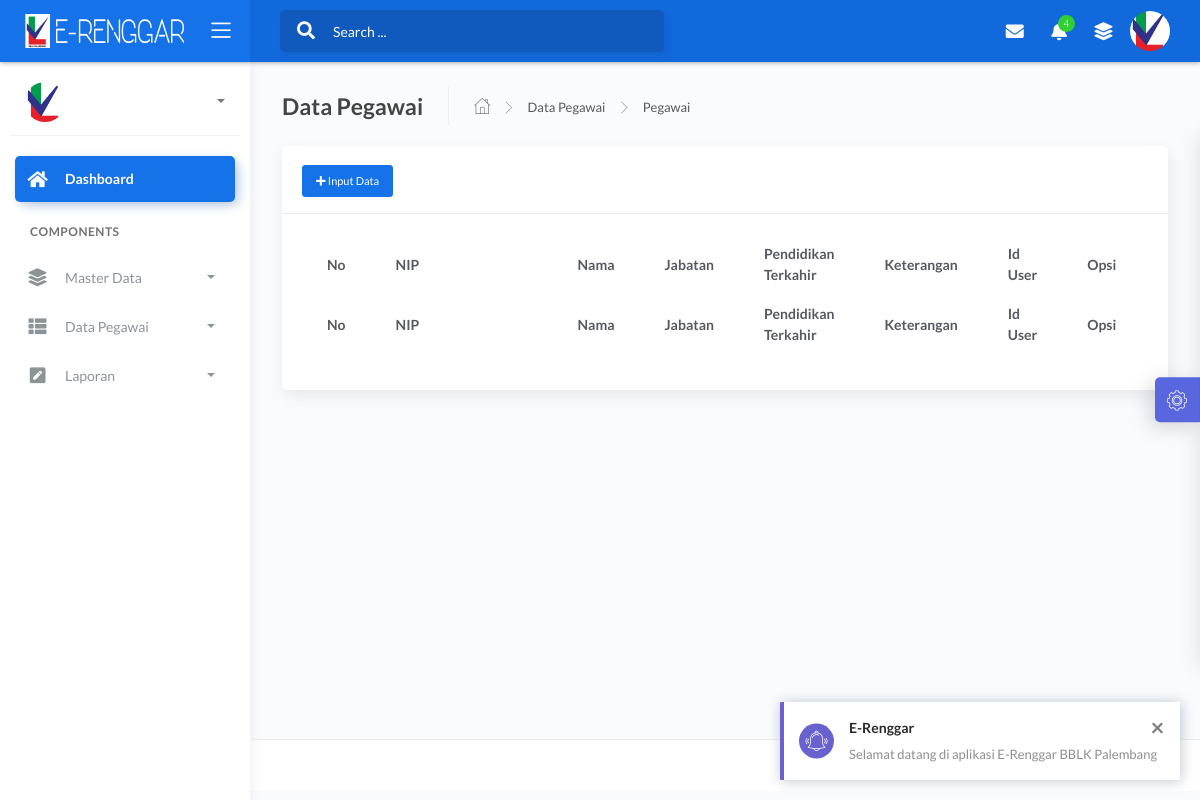
Before: /admin/pegawai.php?data with the older database file.
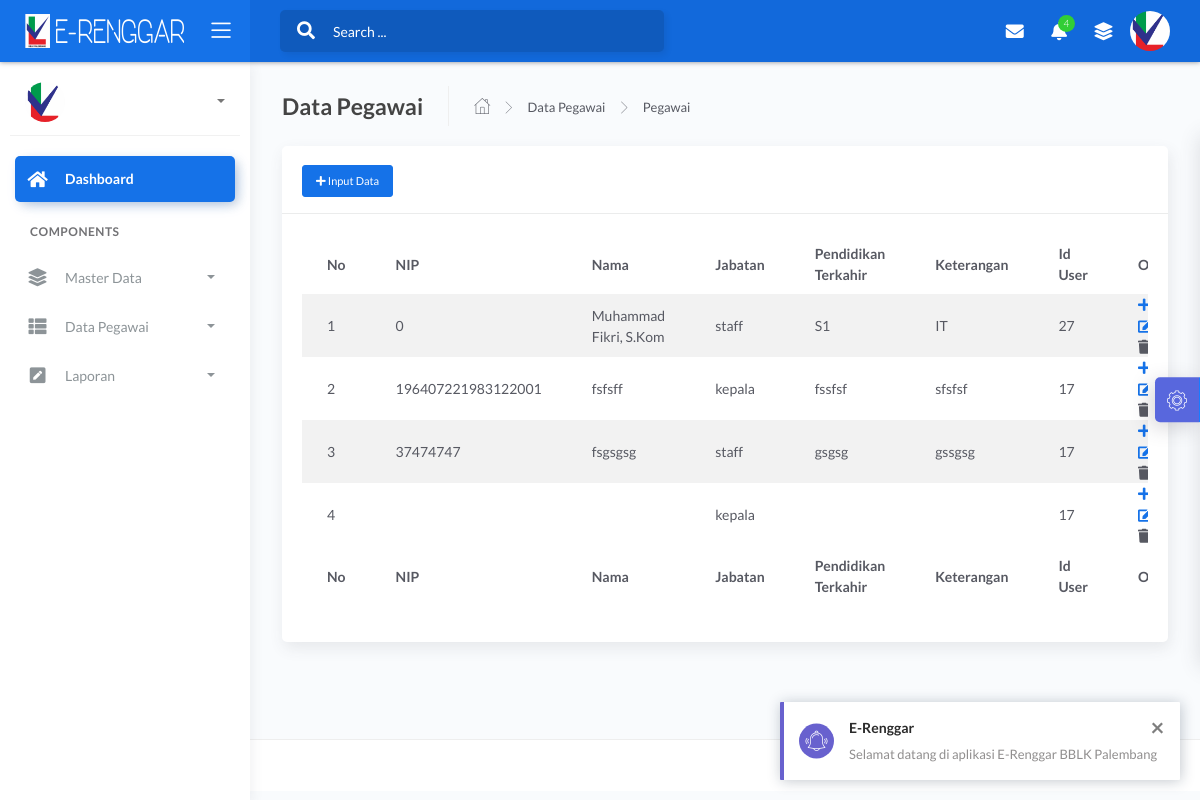
After: the same page with the newer database file.
### tables this page shows
CREATE TABLE `pegawai` (
  `id_pegawai` int(11) NOT NULL,
  `nip` varchar(255) NOT NULL,
  `nama` varchar(255) NOT NULL,
  `jabatan` varchar(255) NOT NULL,
  `pangkat_golongan` varchar(100) DEFAULT NULL,
  `pendidikan` varchar(255) NOT NULL,
  `keterangan` text NOT NULL,
  `id_user` int(11) NOT NULL
);

### admin/pegawai.php (the view, shortened to what this page needs)
<?php include 'header.php'; ?>
	<div class="main-panel">
			<div class="content">
				<div class="page-inner">
					<div class="page-header">
						<h4 class="page-title">Data Pegawai</h4>
						<ul class="breadcrumbs">
							<li class="nav-home">
								<a href="#">
									<i class="flaticon-home"></i>
								</a>
							</li>
							<li class="separator">
								<i class="flaticon-right-arrow"></i>
							</li>
							<li class="nav-item">
								<a href="#">Data Pegawai</a>
							</li>
							<li class="separator">
								<i class="flaticon-right-arrow"></i>
							</li>
							<li class="nav-item">
								<a href="pegawai.php?data">Pegawai</a>
							</li>
						</ul>
					</div>
					<?php if(isset($_GET['data'])){ ?>
					<div class="row">
						<div class="col-md-12">
							<div class="card">
								<div class="card-header">
									<h4 class="card-title"><button type="button" class="btn btn-sm btn-primary" data-toggle="modal" data-target="#modal-default">
                <span class="fas fa-plus"></span> Input Data</button></h4>
								</div>
								<div class="card-body">
									<div class="table-responsive">
										<table id="multi-filter-select" class="display table table-striped table-hover" >
											<thead>
												<tr>
													<th>No</th>
													<th width="250px">NIP</th>
										            <th>Nama</th>
										            <th>Jabatan</th>
										            <th>Pendidikan Terkahir</th>
										            <th>Keterangan</th>
										            <th>Id User</th>
													<th width="90px">Opsi</th>
												</tr>
											</thead>
											<tfoot>
												<tr>
													<th>No</th>
													<th width="250px">NIP</th>
										            <th>Nama</th>
										            <th>Jabatan</th>
										            <th>Pendidikan Terkahir</th>
										            <th>Keterangan</th>
										            <th>Id User</th>
													<th>Opsi</th>
												</tr>
											</tfoot>
											<tbody>
											<?php
									        $query = mysqli_query($koneksi,"SELECT * FROM pegawai");
									        $no=1;
									        while ($a = mysqli_fetch_array($query)) :?>
												<tr>
													<td><?php echo $no++; ?></td>
													<td><?php echo $a['nip'] ?></td>
													<td><?php echo $a['nama'] ?></td>
													<td><?php echo $a['jabatan'] ?></td>
													<td><?php echo $a['pendidikan'] ?></td>
													<td><?php echo $a['keterangan'] ?></td>
													<td><?php echo $a['id_user'] ?></td>
													<td><a class="blue" href="?lengkapidata&id_pegawai=<?php echo $a['id_pegawai']; ?>" title='Lengkapi Data'>
															<i class="ace-icon fa fa-plus bigger-130"></i>
														</a>
														<a class="green" href="?edit&id_pegawai=<?php echo $a['id_pegawai']; ?>"  title='Edit'>
															<i class="ace-icon fa fa-edit bigger-130"></i>
														</a>
														<a onclick="if(confirm('Apakah anda yakin ingin menghapus data ini ??')){ location.href='?hapus&id_pegawai=<?php echo $a['id_pegawai']; ?>' }" class="red"><i class="ace-icon fa fa-trash bigger-130"  title='Hapus'></i></a>
													</td>
												</tr>
												<?php endwhile;?>
											</tbody>
										</table>
									</div>
								</div>
							</div>
						</div>
					</div>
					  <?php } ?>
				</div>
			</div>
<?php include 'footer.php'?>

### admin/header.php (shortened to what this page needs)
<!DOCTYPE html>
<html lang="en">
<head>
	<link rel="stylesheet" href="../assets/css/bootstrap.min.css">
	<link rel="stylesheet" href="../assets/css/atlantis.min.css">
	<link rel="stylesheet" href="../assets/css/demo.css">
</head>
<body>
	<div class="wrapper">
		<div class="main-header">
			<div class="logo-header" data-background-color="blue">
				<a href="index.php" class="logo">
					<img src="../image/logorenggar.png" alt="navbar brand" class="navbar-brand">
				</a>
				<div class="nav-toggle">
					<button class="btn btn-toggle toggle-sidebar">
						<i class="icon-menu"></i>
					</button>
				</div>
			</div>
			<nav class="navbar navbar-header navbar-expand-lg" data-background-color="blue2">
				<div class="container-fluid">
					<div class="collapse" id="search-nav">
						<form class="navbar-left navbar-form nav-search mr-md-3">
							<div class="input-group">
								<div class="input-group-prepend">
									<button type="submit" class="btn btn-search pr-1">
										<i class="fa fa-search search-icon"></i>
									</button>
								</div>
								<input type="text" placeholder="Search ..." class="form-control">
							</div>
						</form>
					</div>
					<ul class="navbar-nav topbar-nav ml-md-auto align-items-center">
						<li class="nav-item dropdown hidden-caret">
							<a class="nav-link dropdown-toggle" href="#" id="messageDropdown" role="button" data-toggle="dropdown" aria-haspopup="true" aria-expanded="false">
								<i class="fa fa-envelope"></i>
							</a>
						</li>
						<li class="nav-item dropdown hidden-caret">
							<a class="nav-link dropdown-toggle" href="#" id="notifDropdown" role="button" data-toggle="dropdown" aria-haspopup="true" aria-expanded="false">
								<i class="fa fa-bell"></i>
								<span class="notification">4</span>
							</a>
						</li>
						<li class="nav-item dropdown hidden-caret">
							<a class="nav-link" data-toggle="dropdown" href="#" aria-expanded="false">
								<i class="fas fa-layer-group"></i>
							</a>
						</li>
						<li class="nav-item dropdown hidden-caret">
							<a class="dropdown-toggle profile-pic" data-toggle="dropdown" href="#" aria-expanded="false">
								<div class="avatar-sm">
									<img src="../image/logo.png" alt="..." class="avatar-img rounded-circle">
								</div>
							</a>
						</li>
					</ul>
				</div>
			</nav>
		</div>
		<div class="sidebar sidebar-style-2">
			<div class="sidebar-wrapper scrollbar scrollbar-inner">
				<div class="sidebar-content">
					<div class="user">
						<div class="avatar-sm float-left mr-2">
							<img src="../image/logo.png" alt="..." class="avatar-img rounded-circle">
						</div>
						<div class="info">
							<a data-toggle="collapse" href="#collapseExample" aria-expanded="true">
								<span>
									<span class="caret"></span>
								</span>
							</a>
							<div class="clearfix"></div>
						</div>
					</div>
					<ul class="nav nav-primary">
						<li class="nav-item active">
							<a href="index.php">
								<i class="fas fa-home"></i>
								<p>Dashboard</p>
							</a>
						</li>
						<li class="nav-section">
							<h4 class="text-section">Components</h4>
						</li>
						<li class="nav-item">
							<a data-toggle="collapse" href="#base">
								<i class="fas fa-layer-group"></i>
								<p>Master Data</p>
								<span class="caret"></span>
							</a>
						</li>
						<li class="nav-item">
							<a data-toggle="collapse" href="#sidebarLayouts">
								<i class="fas fa-th-list"></i>
								<p>Data Pegawai</p>
								<span class="caret"></span>
							</a>
						</li>
						<li class="nav-item">
							<a data-toggle="collapse" href="#forms">
								<i class="fas fa-pen-square"></i>
								<p>Laporan</p>
								<span class="caret"></span>
							</a>
						</li>
					</ul>
				</div>
			</div>
		</div>

### admin/footer.php (shortened to what this page needs)
			<footer class="footer">
				<div class="container-fluid">
					<div class="copyright ml-auto">
						2021, made with <i class="fa fa-heart heart text-danger"></i> by <a href="https://www.themekita.com">ThemeKita</a>
					</div>
				</div>
			</footer>
		</div>
		<div class="custom-template">
			<div class="custom-toggle">
				<i class="flaticon-settings"></i>
			</div>
		</div>
	</div>
</body>
</html>

### assets/css/demo.css (style rules this page uses)
.custom-template { position: fixed; top: 50%; transform: translateY(-50%); right: -325px; width: 325px; height: max-content; display: block; z-index: 1; background: #ffffff; transition: all .3s; z-index: 1003; box-shadow: -1px 1px 20px rgba(69, 65, 78, 0.15); border-top-left-radius: 5px; border-bottom-left-radius: 5px; transition: all .5s; }
.custom-template .custom-toggle { position: absolute; width: 45px; height: 45px; background: rgb(88, 103, 221); top: 50%; left: -45px; transform: translateY(-50%); display: flex; align-items: center; justify-content: center; text-align: center; border-top-left-radius: 5px; border-bottom-left-radius: 5px; border-right: 1px solid #177dff; cursor: pointer; color: #ffffff; box-shadow: -5px 5px 20px rgba(69, 65, 78, 0.21); }
.custom-template .custom-toggle i { font-size: 20px; animation: 1.3s spin linear infinite; }

Changed rows visible on the page:
added pegawai: nip "0", nama "Muhammad Fikri, S.Kom", jabatan "staff", pendidikan "S1", keterangan "IT", id_user "27"
added pegawai: nip "196407221983122001", nama "fsfsff", jabatan "kepala", pendidikan "fssfsf", keterangan "sfsfsf", id_user "17"
added pegawai: nip "37474747", nama "fsgsgsg", jabatan "staff", pendidikan "gsgsg", keterangan "gssgsg", id_user "17"
added pegawai: jabatan "kepala", id_user "17"
